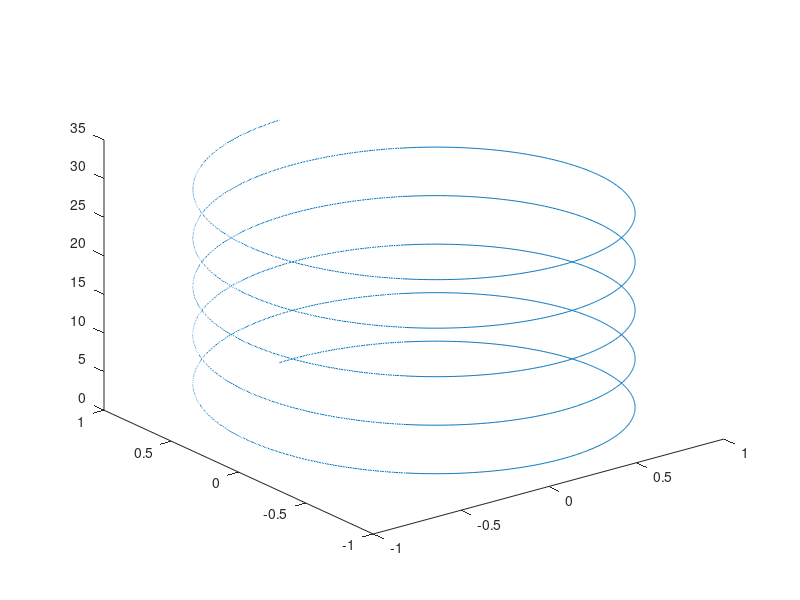

Write the MATLAB code that produced this figure. (Note: this script raises an error after producing the figure.)
clc
clear all
close all
t=linspace(0,10*pi,4000);
plot3(sin(t),cos(t),t);
ball=line(0,1,'color','r','marker','.','markersize',60,'erasemode','xor');
for i=1:3
    for n=1:600
        set(ball,'xdata',sin(t(n)),'ydata',cos(t(n)),'zdata',t(n));
    end
    drawnow;
end